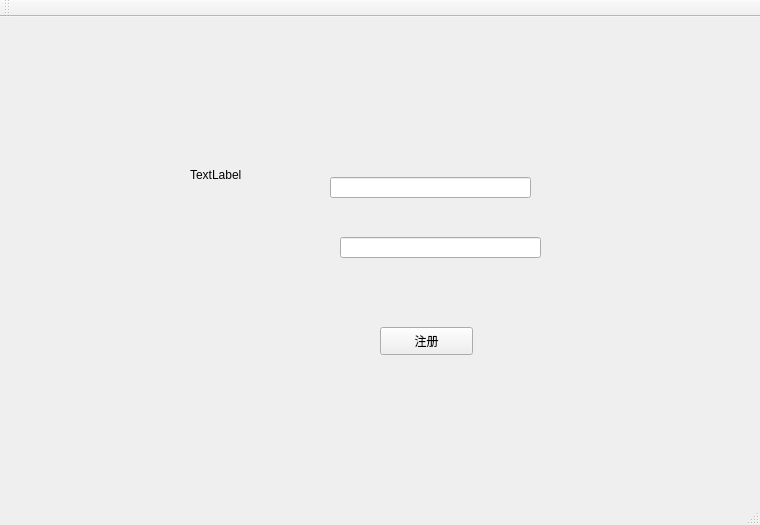
<?xml version="1.0" encoding="UTF-8"?>
<ui version="4.0">
 <class>MainWindow</class>
 <widget class="QMainWindow" name="MainWindow">
  <property name="geometry">
   <rect>
    <x>0</x>
    <y>0</y>
    <width>760</width>
    <height>525</height>
   </rect>
  </property>
  <property name="windowTitle">
   <string>MainWindow</string>
  </property>
  <widget class="QWidget" name="centralWidget">
   <widget class="QLabel" name="label">
    <property name="geometry">
     <rect>
      <x>190</x>
      <y>150</y>
      <width>72</width>
      <height>15</height>
     </rect>
    </property>
    <property name="text">
     <string>TextLabel</string>
    </property>
   </widget>
   <widget class="QPushButton" name="pushButton">
    <property name="geometry">
     <rect>
      <x>380</x>
      <y>310</y>
      <width>93</width>
      <height>28</height>
     </rect>
    </property>
    <property name="text">
     <string>注册</string>
    </property>
   </widget>
   <widget class="QLineEdit" name="lineEdit_nickname">
    <property name="geometry">
     <rect>
      <x>330</x>
      <y>160</y>
      <width>201</width>
      <height>21</height>
     </rect>
    </property>
   </widget>
   <widget class="QLineEdit" name="lineEdit_nickname_password">
    <property name="geometry">
     <rect>
      <x>340</x>
      <y>220</y>
      <width>201</width>
      <height>21</height>
     </rect>
    </property>
   </widget>
  </widget>
  <widget class="QMenuBar" name="menuBar">
   <property name="geometry">
    <rect>
     <x>0</x>
     <y>0</y>
     <width>760</width>
     <height>26</height>
    </rect>
   </property>
  </widget>
  <widget class="QToolBar" name="mainToolBar">
   <attribute name="toolBarArea">
    <enum>TopToolBarArea</enum>
   </attribute>
   <attribute name="toolBarBreak">
    <bool>false</bool>
   </attribute>
  </widget>
  <widget class="QStatusBar" name="statusBar"/>
 </widget>
 <layoutdefault spacing="6" margin="11"/>
 <resources/>
 <connections/>
</ui>
